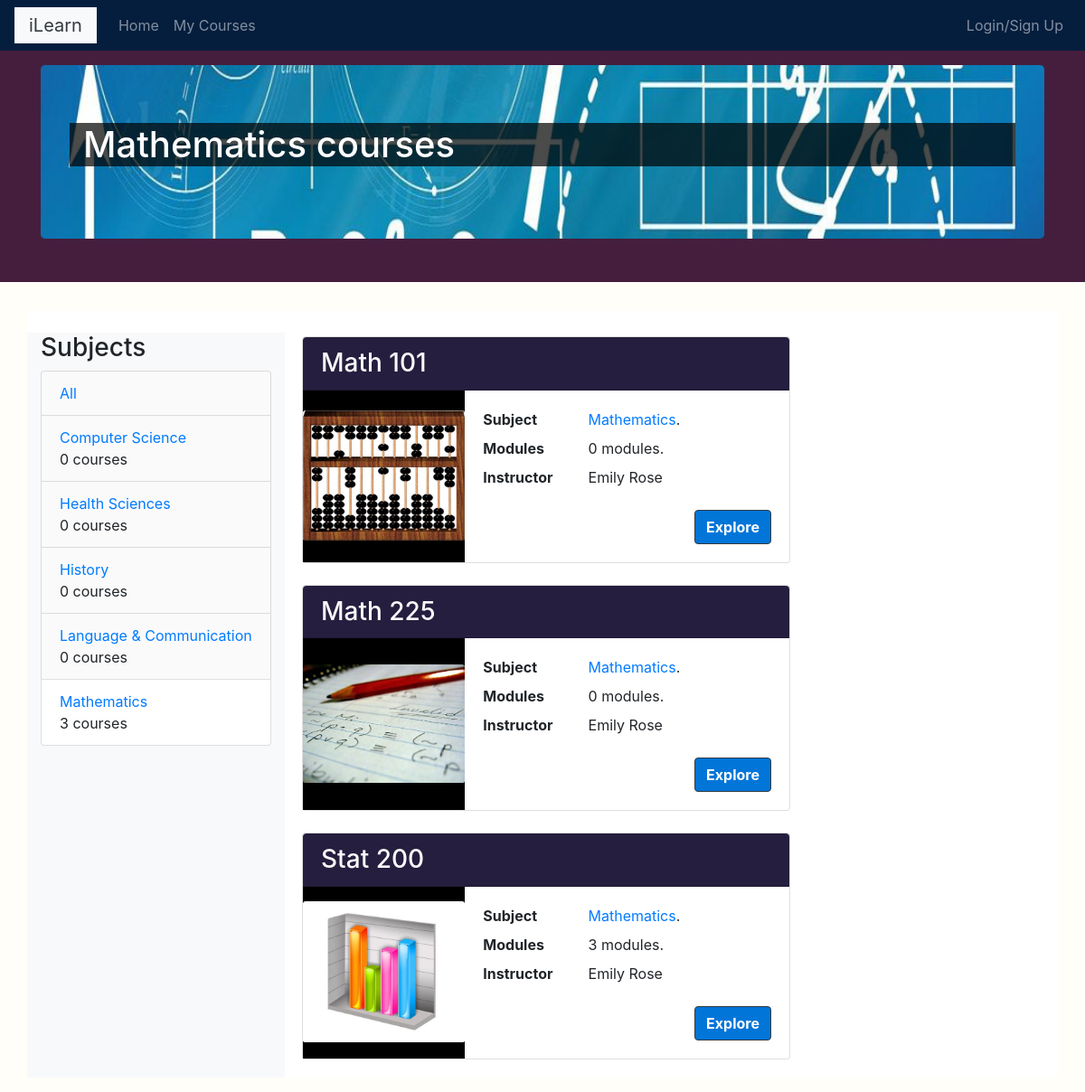
The app's page /course/subject/mathematics/ with its own data.
### courses/models.py (models this page shows, shortened)
class Subject(models.Model):
    title = models.CharField(max_length=200)
    slug = models.SlugField(max_length=200,unique=True)
    feature = models.BooleanField(default=False,null=True)
    photo = models.ImageField(upload_to='subjects/%Y/%m/%d/',default='subjects/subjects_icon.png',
                              blank=False)
    class Meta:
        ordering = ['title']
    def __str__(self):
        return self.title

class Course(models.Model):
    instructor = models.ForeignKey('Instructor', related_name='courses_created', on_delete=models.CASCADE)
    subject  = models.ForeignKey(Subject, related_name='courses', on_delete=models.CASCADE)
    title = models.CharField(max_length=200)
    overview = models.TextField(max_length=200)
    slug = models.SlugField(max_length=200,unique=True)
    created = models.DateTimeField(auto_now_add=True)
    enrollments = models.ManyToManyField(Student,through='Enrollment')
    feature = models.BooleanField(default=False,null=True)
    photo = models.ImageField(upload_to='courses/%Y/%m/%d/',default='courses/course_icon.png',
                              blank=False)
    class Meta:
        ordering = ['-created']

class Instructor(models.Model):
    user = models.OneToOneField(User,related_name='instructor',on_delete=models.CASCADE)
    feature = models.BooleanField(default=False,null=True)
    pass

### courses/views.py (the view)
# urls.py: path('',CourseListView.as_view(),name='course_list'),
class CourseListView(TemplateResponseMixin,View):
    model = Course
    template_name = 'courses/course/list.html'
    def get(self,request,subject=None):
        subjects = Subject.objects.annotate(total_courses=(Count('courses')))
        courses = Course.objects.annotate(total_modules=Count('modules'))
        if subject:
            subject = get_object_or_404(Subject,slug=subject)
            courses = courses.filter(subject=subject)
        return self.render_to_response({
            'subjects':subjects,
            'subject':subject,
            'courses':courses
            })

### courses/templatetags/course.py (called while the page is built)
@register.filter
def is_instructor(obj):
    try:
        if obj.is_superuser or obj.instructor:
            return True
        else:
            return False
    except:
        return None

@register.filter
def get_name(obj):
    return obj.get_full_name() or obj.username

### courses/templates/courses/course/list.html (shortened to what this page needs)
{% extends "base.html" %}
{% load course %}
{% block page_title %}
<div class="jumbotron text-white jumbotron-image shadow" style="background-image: url({% if subject %}{{subject.photo.url}}{% else %} '/media/subjects/subjects_icon.png'{% endif %});">
  <div style="background-color:rgba(0,0,0,0.7);" class="container">
    <h1 class="">
      {% if subject %}
        {{ subject.title }} courses
      {% else %}
        All courses
      {% endif %}
    </h1>
  </div>
</div>
{% endblock %}
{% block content %}
  <br>
  <div class="row">
    <div class="col-xs-12 col-md-3 contents bg-light">
      <h3>Subjects</h3>
      <ul class="list-group">
        <li class="{% if not subject %}selected{% endif %} list-group-item">
          <a href="{% url "course_list" %}">All</a>
        </li>
        {% for s in subjects %}
          <li class="{% if s == subject %}selected{% endif %} list-group-item">
            <a href="{% url "courses:course_list_subject" s.slug %}">{{ s.title }}</a>
            <br>
            <span>{{ s.total_courses }} courses</span>
          </li>
        {% endfor %}
      </ul>
    </div>
    <div class="col-xs-12 col-md-9 modules">
      {% for course in courses %}
        {% with subject=course.subject %}
          <div class="container p-1">
            <div class="card-group">
              <div class="card mb-3" style="max-width: 540px;">
                <div class="row no-gutters">
                  <div class="full-card-title col-sm-12">
                    <h3 class="card-header bg-secondary-theme-one text-dark">
                      <a class="text-light" href="{% url "courses:course_detail"  course.slug %}">
                        {{ course.title }}
                      </a>
                    </h3>
                  </div>
                  <div class="card-img-container col-md-4">
                    <img src="{{course.photo.url}}" class="card-img" alt="...">
                  </div>
                  <div class="col-md-8">
                    <div class="card-body">
                      <dl class="row">
                        <dt class="col-4">Subject</dt>
                        <dd class="col-8">
                          <a href="{% url "courses:course_list_subject" subject.slug %}">{{ subject }}</a>.
                        </dd>
                        <dt class="col-4">Modules</dt>
                        <dd class="col-8">{{ course.total_modules }} modules.</dd>
                        <dt class="col-4">Instructor</dt>
                        <dd class="col-8">{{course.instructor.user|get_name}}
                        </dd>
                      </dl>
                      <div class="text-right">
                        <a class="card-link bg-btn-theme-one btn border border-dark mr-auto" href="{% url "courses:course_detail"  course.slug %}">Explore</a>
                      </div>
                    </div>
                  </div>
                </div>
              </div>
            </div>
          </div>
        {% endwith %}
      {% empty %}
        <ul class='list-group '>
          <li class="list-group-item text-info">
            No Course In this Subject Yet
          </li>
        </ul>
      {% endfor %}
    </div>
  </div>
{% endblock %}

### courses/static/css/base.css (style rules this page uses)
body { background-color:#fffef9; }
.list-group-item:not(.selected) { background-color: rgb(250,250,250); }
.bg-secondary-theme-one { background: #251e3e; background-color: #251e3e; }
.bg-btn-theme-one { background: #0275d8; background-color:#0275d8; color:white; }
.btn { font-weight: bolder; color:white; }
.card-img { max-height: 15em; }
.card-img-container { background-color: grey; display: flex; padding-left: 0.2em; padding-right: 0.2em; background-color: black; }
.card-img-container img { display: block; margin: auto; align-self: center; border-bottom: 1px solid black; }
.jumbotron-image { background-position: center center; background-repeat: no-repeat; background-size: cover; }

### records on screen
Subject: photo (picture), title "Mathematics", total_courses "3"
Subject: title "Computer Science", total_courses "0"
Subject: title "Health Sciences", total_courses "0"
Subject: title "History", total_courses "0"
Subject: title "Language & Communication", total_courses "0"
Course: title "Math 101", photo (picture), subject "Mathematics", total_modules "0", instructor.user|get_name "Emily Rose"
Course: title "Math 225", photo (picture), subject "Mathematics", total_modules "0", instructor.user|get_name "Emily Rose"
Course: title "Stat 200", photo (picture), subject "Mathematics", total_modules "3", instructor.user|get_name "Emily Rose"
